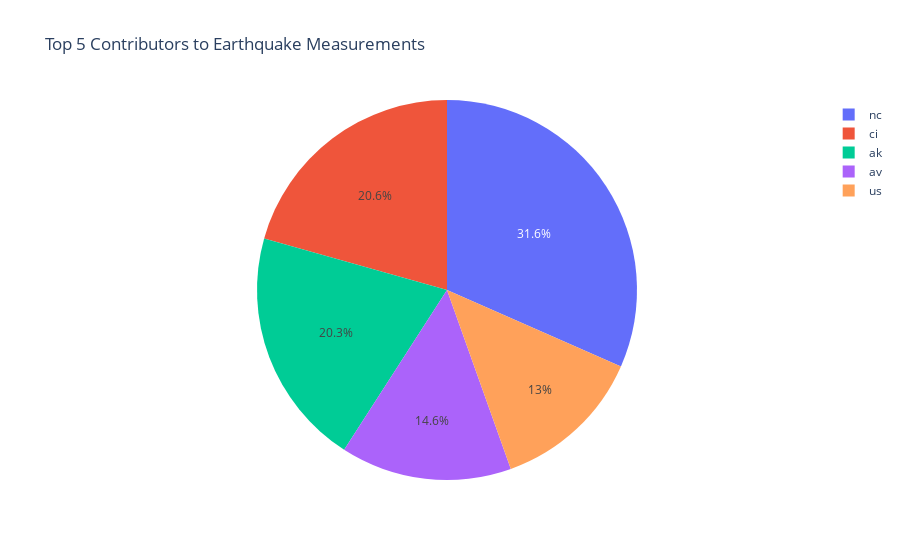

Source (notebook cell):
### Markdown cell above
## 2.Top 5 contributors to each earthquake measurements

### Code cell
top_contributors = data['net'].value_counts().head(5)
fig = px.pie(
    names=top_contributors.index,
    values=top_contributors.values,
    title='Top 5 Contributors to Earthquake Measurements'
)
fig.show()

### Figure 1 — Plotly figure (JSON) as saved in the notebook; plotly's stock layout.template omitted (floating-point values rounded to 4 significant figures)
{"data": [{"domain": {"x": [0, 1], "y": [0, 1]}, "hovertemplate": "label=%{label}<br>value=%{value}<extra></extra>", "labels": ["nc", "ci", "ak", "av", "us"], "legendgroup": "", "name": "", "showlegend": true, "type": "pie", "values": [1990, 1299, 1277, 917, 816]}], "layout": {"legend": {"tracegroupgap": 0}, "title": {"text": "Top 5 Contributors to Earthquake Measurements"}}}
